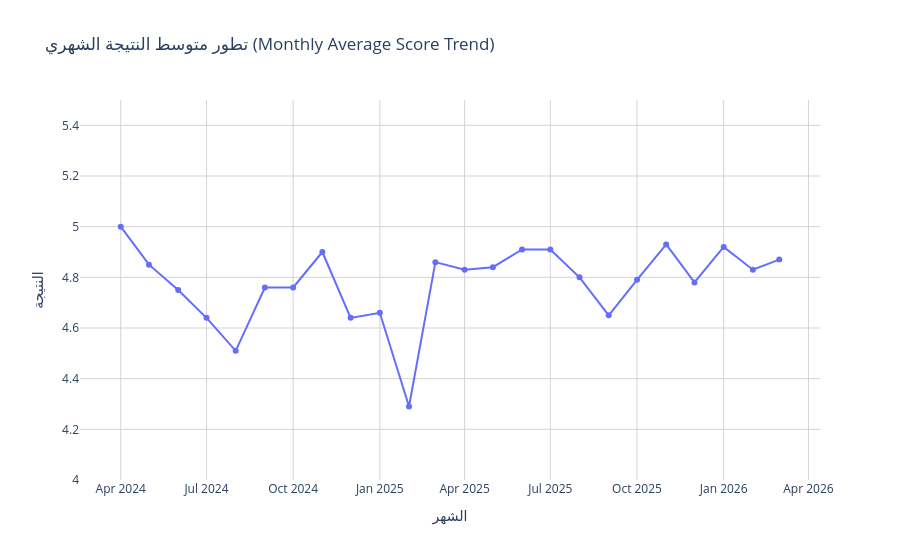

The code cell stored with this chart in its notebook:
### Code cell
import pandas as pd
import plotly.express as px

# 1. إنشاء البيانات (Data)
data = {
    'month': [
        '2024-04', '2024-05', '2024-06', '2024-07', '2024-08', '2024-09', '2024-10', '2024-11', '2024-12',
        '2025-01', '2025-02', '2025-03', '2025-04', '2025-05', '2025-06', '2025-07', '2025-08', '2025-09', '2025-10', '2025-11', '2025-12',
        '2026-01', '2026-02', '2026-03'
    ],
    'avg_score': [
        5.00, 4.85, 4.75, 4.64, 4.51, 4.76, 4.76, 4.90, 4.64,
        4.66, 4.29, 4.86, 4.83, 4.84, 4.91, 4.91, 4.80, 4.65, 4.79, 4.93, 4.78,
        4.92, 4.83, 4.87
    ]
}

# تحويل البيانات إلى DataFrame
df = pd.DataFrame(data)

# تحويل عمود الشهر إلى تنسيق تاريخي (لضبط المحور السيني بشكل صحيح)
df['month'] = pd.to_datetime(df['month'], format='%Y-%m')

# 2. إنشاء الرسم البياني باستخدام Plotly Express
fig = px.line(
    df, 
    x='month', 
    y='avg_score', 
    title='تطور متوسط النتيجة الشهري (Monthly Average Score Trend)',
    labels={'month': 'الشهر', 'avg_score': 'متوسط النتيجة'},
    markers=True,  # إضافة نقاط عند كل شهر
    line_shape='linear'
)

# 3. تخصيص الشكل (Layout Customization)
fig.update_layout(
    xaxis_title='الشهر',
    yaxis_title='النتيجة',
    yaxis_range=[4.0, 5.5],  # ضبط محور Y ليكون واضحاً حول القيم
    template='plotly_white',  # تصميم أبيض نظيف
    hovermode='x unified'  # توحيد التحويم عند مرور الماوس
)

# إضافة خطوط مساعدة (Gridlines)
fig.update_xaxes(showgrid=True, gridwidth=1, gridcolor='lightgray')
fig.update_yaxes(showgrid=True, gridwidth=1, gridcolor='lightgray')

# 4. عرض الرسم البياني
fig.show()

### Figure 1 — Plotly figure (JSON) as saved in the notebook; plotly's stock layout.template omitted (floating-point values rounded to 4 significant figures)
{"data": [{"hovertemplate": "الشهر=%{x}<br>متوسط النتيجة=%{y}<extra></extra>", "legendgroup": "", "line": {"color": "#636efa", "dash": "solid", "shape": "linear"}, "marker": {"symbol": "circle"}, "mode": "lines+markers", "name": "", "orientation": "v", "showlegend": false, "type": "scatter", "x": ["2024-04-01T00:00:00", "2024-05-01T00:00:00", "2024-06-01T00:00:00", "2024-07-01T00:00:00", "2024-08-01T00:00:00", "2024-09-01T00:00:00", "2024-10-01T00:00:00", "2024-11-01T00:00:00", "2024-12-01T00:00:00", "2025-01-01T00:00:00", "2025-02-01T00:00:00", "2025-03-01T00:00:00", "2025-04-01T00:00:00", "2025-05-01T00:00:00", "2025-06-01T00:00:00", "2025-07-01T00:00:00", "2025-08-01T00:00:00", "2025-09-01T00:00:00", "2025-10-01T00:00:00", "2025-11-01T00:00:00", "2025-12-01T00:00:00", "2026-01-01T00:00:00", "2026-02-01T00:00:00", "2026-03-01T00:00:00"], "xaxis": "x", "y": [5.0, 4.85, 4.75, 4.64, 4.51, 4.76, 4.76, 4.9, 4.64, 4.66, 4.29, 4.86, 4.83, 4.84, 4.91, 4.91, 4.8, 4.65, 4.79, 4.93, 4.78, 4.92, 4.83, 4.87], "yaxis": "y"}], "layout": {"hovermode": "x unified", "legend": {"tracegroupgap": 0}, "title": {"text": "تطور متوسط النتيجة الشهري (Monthly Average Score Trend)"}, "xaxis": {"anchor": "y", "domain": [0, 1], "gridcolor": "lightgray", "gridwidth": 1, "showgrid": true, "title": {"text": "الشهر"}}, "yaxis": {"anchor": "x", "domain": [0, 1], "gridcolor": "lightgray", "gridwidth": 1, "range": [4, 5.5], "showgrid": true, "title": {"text": "النتيجة"}}}}
